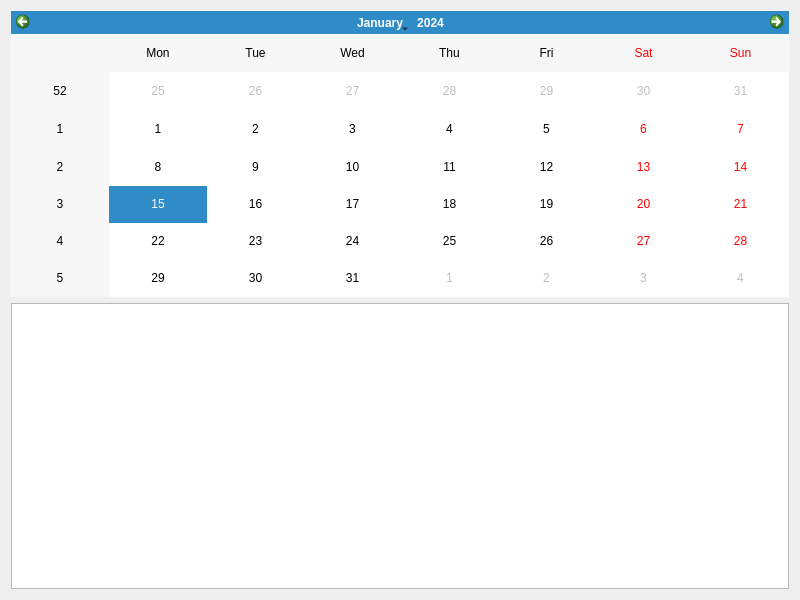
<?xml version="1.0" encoding="UTF-8"?>
<ui version="4.0">
 <class>frmLunarCalendarInfo</class>
 <widget class="QWidget" name="frmLunarCalendarInfo">
  <property name="geometry">
   <rect>
    <x>0</x>
    <y>0</y>
    <width>800</width>
    <height>600</height>
   </rect>
  </property>
  <property name="windowTitle">
   <string>Form</string>
  </property>
  <layout class="QVBoxLayout" name="verticalLayout">
   <item>
    <widget class="QCalendarWidget" name="calendarWidget"/>
   </item>
   <item>
    <widget class="QTextEdit" name="textEdit"/>
   </item>
  </layout>
 </widget>
 <resources/>
 <connections/>
</ui>
